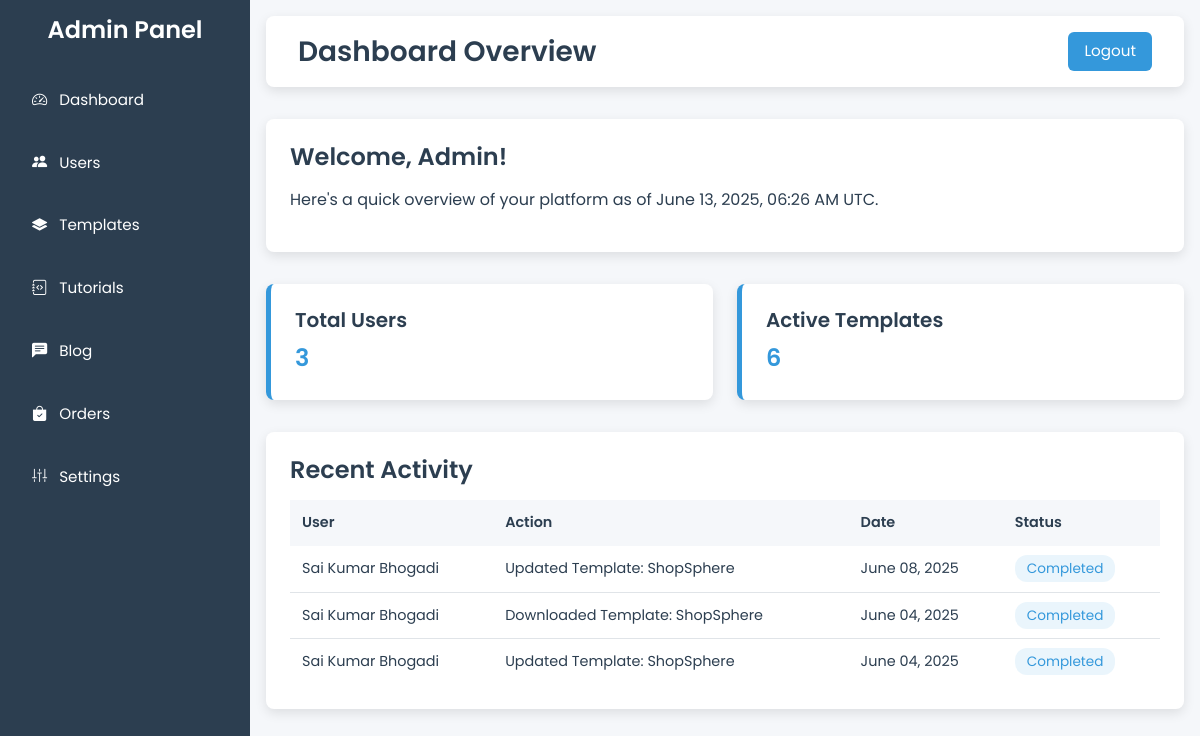
Page /admin-panel/admin-dashboard/ (signed in) on the committed database.
### admin_panel/models.py (models this page shows, shortened)
class UserActivity(models.Model):
    STATUS_CHOICES = (
        ('completed', 'Completed'),
        ('pending', 'Pending'),
    )
    user = models.ForeignKey(settings.AUTH_USER_MODEL, on_delete=models.CASCADE, related_name='activities')
    template = models.ForeignKey(Template, on_delete=models.CASCADE, related_name='activities', null=True, blank=True)
    action = models.CharField(max_length=200)
    status = models.CharField(max_length=20, choices=STATUS_CHOICES, default='pending')
    date = models.DateTimeField(default=timezone.now)

class Template(models.Model):
    CATEGORY_CHOICES = [
        ('portfolio', 'Portfolio'),
        ('ecommerce', 'E-commerce'),
        ('business', 'Business'),
        ('landing-page', 'Landing Page'),
    ]
    STATUS_CHOICES = [
        ('active', 'Active'),
        ('inactive', 'Inactive'),
        ('pending', 'Pending'),
    ]
    name = models.CharField(max_length=100)
    category = models.CharField(max_length=20, choices=CATEGORY_CHOICES)
    price = models.DecimalField(max_digits=10, decimal_places=2, default=0.00)
    status = models.CharField(max_length=20, choices=STATUS_CHOICES, default='pending')
    preview_url = models.URLField(max_length=200, blank=True)
    description = models.TextField(blank=True)
    why_choose = models.TextField(blank=True, help_text="Why choose this template?")
    downloads = models.PositiveIntegerField(default=0)
    technologies = models.CharField(max_length=200, blank=True)
    rating = models.FloatField(default=0.0)
    rating_count = models.PositiveIntegerField(default=0)
    created_at = models.DateTimeField(auto_now_add=True)
    updated_at = models.DateTimeField(auto_now=True)
    zip_file = models.FileField(upload_to='templates/zips/', blank=True, null=True, help_text="Upload the ZIP file for this template")
    installation_instructions = models.TextField(blank=True, help_text="Instructions to install and run this template")

### codebay_app/models.py (models this page shows, shortened)
class User(AbstractBaseUser, PermissionsMixin):
    email = models.EmailField(unique=True)
    full_name = models.CharField(max_length=255)
    is_active = models.BooleanField(default=True)
    is_staff = models.BooleanField(default=False)
    bio = models.TextField(blank=True, default="")
    date_joined = models.DateTimeField(default=timezone.now)
    objects = UserManager()
    USERNAME_FIELD = 'email'
    REQUIRED_FIELDS = ['full_name']

### admin_panel/views.py (the view)
# urls.py: path('admin-dashboard/', views.admin_dashboard, name='admin_dashboard'),
@login_required
@user_passes_test(is_admin)
def admin_dashboard(request):
    User = apps.get_model('codebay_app', 'User')
    current_time = timezone.now()
    total_users = User.objects.count()
    active_templates = Template.objects.filter(status='active').count()
    recent_activities = UserActivity.objects.select_related('user', 'template').order_by('-date')[:3]
    context = {
        'current_time': current_time,
        'total_users': total_users,
        'active_templates': active_templates,
        'recent_activities': recent_activities,
    }
    return render(request, 'admin_panel/dashboard.html', context)

### admin_panel/views.py (called while the page is built)
def is_admin(user):
    return user.is_superuser

### admin_panel/templates/admin_panel/dashboard.html (shortened to what this page needs)
{% extends "admin_panel/base.html" %}
{% block header_title %}Dashboard Overview{% endblock %}
{% block content %}
  <div class="section welcome-section">
    <h3>Welcome, Admin!</h3>
    <p>Here's a quick overview of your platform as of {{ current_time|date:"F d, Y, h:i A T" }}.</p>
  </div>
  <div class="stats-section">
    <div class="stat-card">
      <h4>Total Users</h4>
      <p>{{ total_users }}</p>
    </div>
    <div class="stat-card">
      <h4>Active Templates</h4>
      <p>{{ active_templates }}</p>
    </div>
  </div>
  <div class="section activity-section">
    <h3>Recent Activity</h3>
    <table class="activity-table">
      <thead>
        <tr>
          <th>User</th>
          <th>Action</th>
          <th>Date</th>
          <th>Status</th>
        </tr>
      </thead>
      <tbody>
        {% for activity in recent_activities %}
          <tr>
            <td>{{ activity.user.full_name }}</td>
            <td>
              {% if activity.template %}
                {{ activity.action }}: {{ activity.template.name }}
              {% else %}
                {{ activity.action }}
              {% endif %}
            </td>
            <td>{{ activity.date|date:"F d, Y" }}</td>
            <td><span class="status {{ activity.status }}">{{ activity.status|capfirst }}</span></td>
          </tr>
        {% empty %}
          <tr>
            <td colspan="4">No recent activities found.</td>
          </tr>
        {% endfor %}
      </tbody>
    </table>
  </div>
{% endblock %}

### admin_panel/templates/admin_panel/base.html (style rules this page uses)
body { font-family: 'Poppins', sans-serif; background-color: #F5F7FA; color: #2C3E50; margin: 0; padding: 0; overflow-x: hidden; }
.section { background-color: #FFFFFF; padding: 1.5rem; border-radius: 8px; box-shadow: 0 4px 12px rgba(0, 0, 0, 0.1); animation: fadeIn 1s ease-in; margin-bottom: 2rem; }
.section h3 { font-weight: 600; font-size: 1.5rem; color: #2C3E50; margin-bottom: 1rem; }

### admin_panel/templates/admin_panel/dashboard.html (style rules this page uses)
.stats-section { display: grid; grid-template-columns: repeat(auto-fit, minmax(250px, 1fr)); gap: 1.5rem; margin-bottom: 2rem; }
.stat-card { background-color: #FFFFFF; padding: 1.5rem; border-radius: 8px; box-shadow: 0 4px 12px rgba(0, 0, 0, 0.1); border-left: 5px solid #3498DB; animation: fadeIn 1s ease-in; }
.stat-card h4 { font-weight: 600; font-size: 1.25rem; color: #2C3E50; margin-bottom: 0.5rem; }
.stat-card p { font-size: 1.5rem; font-weight: 600; color: #3498DB; margin: 0; }
.activity-table { width: 100%; border-collapse: collapse; }
.activity-table th, .activity-table td { padding: 0.75rem; text-align: left; font-size: 0.9rem; color: #2C3E50; }
.activity-table th { background-color: #F5F7FA; font-weight: 600; }
.activity-table td { border-bottom: 1px solid #E0E4E8; }
.activity-table tr:last-child td { border-bottom: none; }
.activity-table .status { padding: 0.25rem 0.75rem; border-radius: 12px; font-size: 0.85rem; }
.activity-table .status.completed { background-color: rgba(52, 152, 219, 0.1); color: #3498DB; }

### rows in the picture
UserActivity: user.full_name "Sai Kumar Bhogadi", action "Updated Template", template.name "ShopSphere", date "June 08, 2025", status "Completed"
UserActivity: user.full_name "Sai Kumar Bhogadi", action "Downloaded Template", template.name "ShopSphere", date "June 04, 2025", status "Completed"
UserActivity: user.full_name "Sai Kumar Bhogadi", action "Updated Template", template.name "ShopSphere", date "June 04, 2025", status "Completed"

### other values in the picture
{{ current_time|date:"F d, Y, h:i A T" }} "June 13, 2025, 06:26 AM UTC"
{{ total_users }} "3"
{{ active_templates }} "6"
